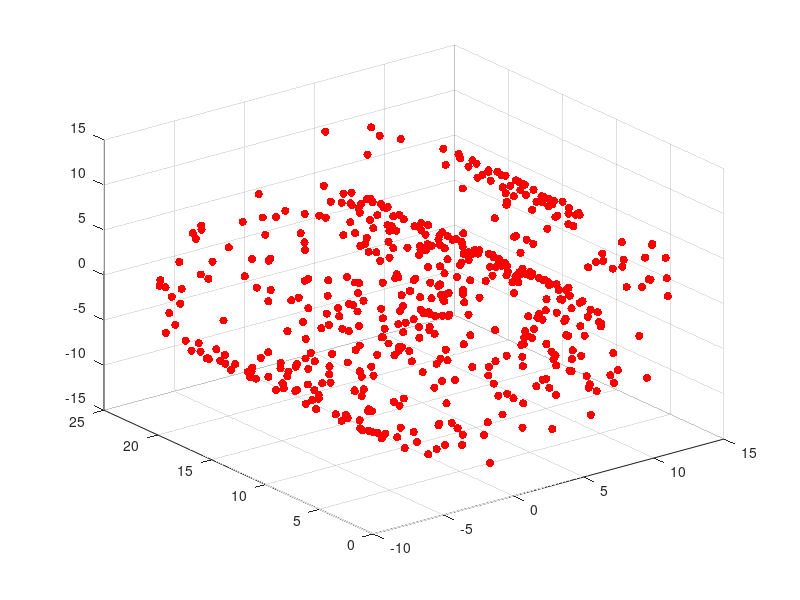

This chart was generated by the following MATLAB code:
clear; close all; clc;

% steps = 20;
% range = linspace(-1.5*pi,1.5*pi,steps);
% N = ceil(linspace(10,200,steps-1));
% 
% theta = [];
% 
% for i=1:length(range)-1
%     theta = [theta, range(i) + (range(i+1)-range(i)).*rand(1,N(i))];
% end
% height = 2.0*rand(1,sum(N));
 
% % angle = linspace(-pi,pi/2,N/2);
% % height = linspace(0,10,N);
% 
% 
% 
% angle2 = pi*(1.5*rand(1,N)-1); height2 = 10*rand(1,N);
% 
% angle = sort(angle2);
% angle_lr = fliplr(angle2);
% % dataset = [[cos(angle), -cos(angle_lr)]; height2;[ sin(angle), 2-sin(angle_lr)]]';
% dataset = [cos(angle); height2; sin(angle)]';
% 
% x = linspace(0,5,100);
% y = linspace(0,10,100);
% 
% [X,Y] = meshgrid(x,y);
% 
% scatter3(X(:),Y(:),sin(X(:)), 'r', 'filled')
% scatter3(dataset(:,1),dataset(:,2),dataset(:,3), 'r', 'filled')

% theta = 3*pi*(rand(1,N)-0.5);

% S - curve
% x = sin(theta);
% y = height;
% z = sign(theta).*(cos(theta)-1);

% Swiss roll
N = 500;
theta = 1.5*pi*(1 + 2*rand(1, N));
height = 21*rand(1, N);

x = theta.*cos(theta);
y = height;
z = theta.*sin(theta);


scatter3(x, y, z, 'r', 'filled')